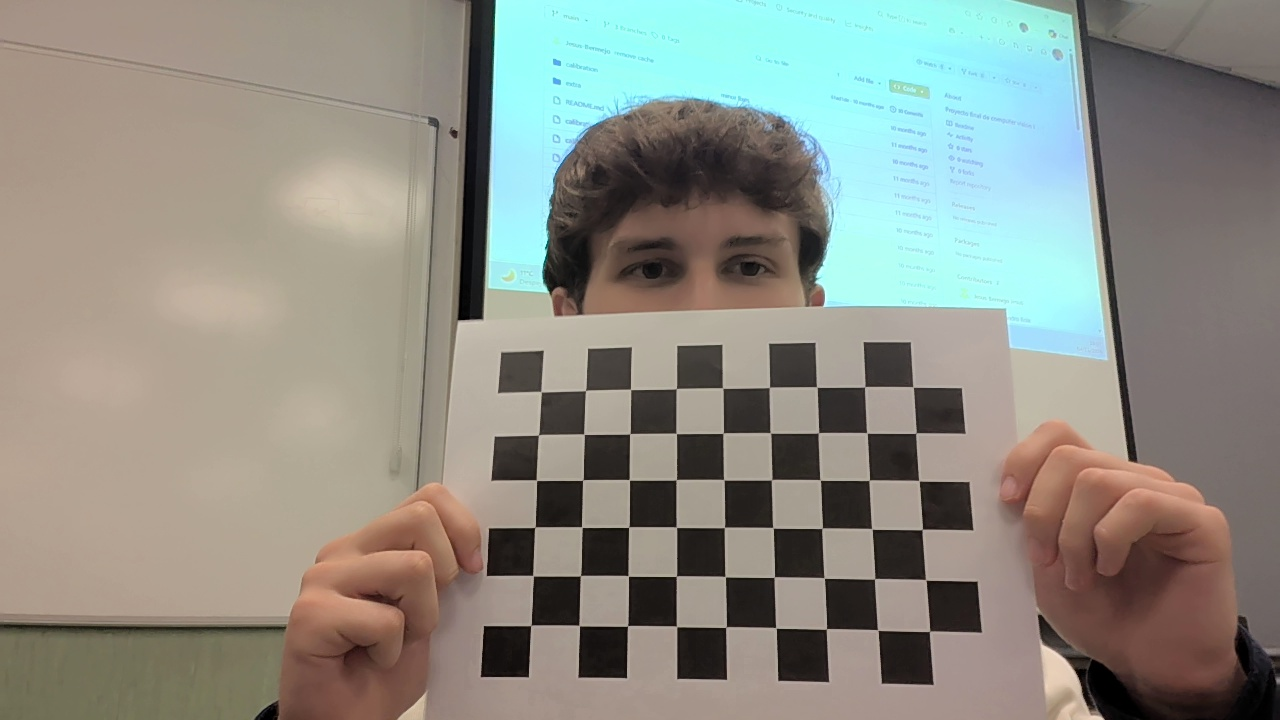
#> input picture fotos_damero/damero_01.jpg, 1280 x 720 px; its folder holds 4 pictures in this run
$ python calibrar_camara.py
#> lines starting #> are read from the running program, lines starting #| are printed output that depends on the picture
# -*- coding: utf-8 -*-
"""
CALIBRACIÓN DE UNA CÁMARA A PARTIR DE FOTOS DE UN DAMERO
=========================================================

Uso:
    1. Pon las fotos del damero en la carpeta "fotos_damero" (junto a este .py).
    2. Ajusta TAMANO_DAMERO y TAMANO_CUADRO si tu damero es distinto.
    3. Ejecuta:  python calibrar_camara.py

Resultado:
    - Imprime por pantalla la matriz intrínseca K, los coeficientes de
      distorsión, el error RMS de reproyección y los extrínsecos de cada foto.
    - Guarda todo en "resultados_calibracion/":
        * calibracion.txt         -> resumen legible
        * calibracion.npz         -> K, D, rvecs, tvecs (para cargar con np.load)
        * esquinas/               -> fotos con las esquinas detectadas dibujadas
        * sin_distorsion/         -> fotos corregidas con la calibración obtenida

Requisitos:  pip install opencv-python numpy
"""

import os
import glob
import sys

import cv2
import numpy as np


# ---------------------------------------------------------------------------
# PARÁMETROS (cámbialos si tu damero es distinto)
# ---------------------------------------------------------------------------
# Nº de esquinas INTERIORES (columnas, filas). No es el nº de cuadros:
# un damero de 9x7 cuadros tiene 8x6 esquinas interiores.
TAMANO_DAMERO = (9, 6)

# Lado de cada cuadro en mm (las unidades de los tvecs saldrán en mm)
TAMANO_CUADRO = 23.0

CARPETA_FOTOS = "fotos_damero"
CARPETA_RESULTADOS = "resultados_calibracion"

# Criterio de parada para refinar las esquinas a nivel subpíxel
CRITERIO_SUBPIX = (cv2.TERM_CRITERIA_EPS + cv2.TERM_CRITERIA_MAX_ITER, 30, 0.01)


# ---------------------------------------------------------------------------
# FUNCIONES
# ---------------------------------------------------------------------------
def cargar_rutas(carpeta):
    """Devuelve las rutas de todas las imágenes de la carpeta, ordenadas."""
#> called with carpeta = 'fotos_damero'
    extensiones = ("*.jpg", "*.jpeg", "*.png", "*.bmp", "*.tif", "*.tiff")
    rutas = []
    for ext in extensiones:
        rutas += glob.glob(os.path.join(carpeta, ext))
        rutas += glob.glob(os.path.join(carpeta, ext.upper()))
#> pass 2 of the loop in cargar_rutas, `for ext in extensiones:`:
#> pass 3 of the loop in cargar_rutas, `for ext in extensiones:`:
#> the loop made 6 passes; the first 3 are shown
    return sorted(set(rutas))


def puntos_damero_3d(tamano_damero, lado):
    """Coordenadas 3D (en mm) de las esquinas del damero, con Z = 0."""
    columnas, filas = tamano_damero
    puntos = np.zeros((columnas * filas, 3), np.float32)
    puntos[:, :2] = np.mgrid[0:columnas, 0:filas].T.reshape(-1, 2) * lado
    return puntos


def detectar_esquinas(img_gris, tamano_damero):
    """Busca las esquinas del damero y las refina a nivel subpíxel."""
    flags = (cv2.CALIB_CB_ADAPTIVE_THRESH
             + cv2.CALIB_CB_NORMALIZE_IMAGE
             + cv2.CALIB_CB_FAST_CHECK)
    encontrado, esquinas = cv2.findChessboardCorners(img_gris, tamano_damero, flags)
    if not encontrado:
        return False, None
    # La ventana de refinado se adapta al tamaño del cuadro en la foto
    # (~1/4 del lado del cuadro): fija y grande falla en fotos pequeñas.
    pts = esquinas.reshape(-1, 2)
    lado_px = np.median(np.linalg.norm(pts[1:tamano_damero[0]] - pts[:tamano_damero[0] - 1], axis=1))
    w = int(np.clip(lado_px / 4, 2, 11))
    esquinas = cv2.cornerSubPix(img_gris, esquinas, (w, w), (-1, -1), CRITERIO_SUBPIX)
    return True, esquinas


def error_por_imagen(puntos_3d, puntos_2d, rvecs, tvecs, K, D):
    """Error RMS de reproyección (en px) de cada imagen por separado."""
    errores = []
    for p3d, p2d, rvec, tvec in zip(puntos_3d, puntos_2d, rvecs, tvecs):
        proyectados, _ = cv2.projectPoints(p3d, rvec, tvec, K, D)
        dif = proyectados.reshape(-1, 2) - p2d.reshape(-1, 2)
        errores.append(np.sqrt(np.mean(np.sum(dif ** 2, axis=1))))
    return errores


# ---------------------------------------------------------------------------
# PROGRAMA PRINCIPAL
# ---------------------------------------------------------------------------
def main():
    # Trabajar siempre desde la carpeta donde está el script
    os.chdir(os.path.dirname(os.path.abspath(__file__)))
    np.set_printoptions(precision=4, suppress=True)

    # 1. Cargar fotos ---------------------------------------------------------
    rutas = cargar_rutas(CARPETA_FOTOS)
    if not rutas:
        os.makedirs(CARPETA_FOTOS, exist_ok=True)
        sys.exit(f"No hay imágenes en '{CARPETA_FOTOS}/'. Pon ahí las fotos del damero y vuelve a ejecutar.")
    print(f"Imágenes encontradas: {len(rutas)}")
    print(f"Damero: {TAMANO_DAMERO[0]}x{TAMANO_DAMERO[1]} esquinas interiores, cuadro de {TAMANO_CUADRO} mm\n")

    os.makedirs(os.path.join(CARPETA_RESULTADOS, "esquinas"), exist_ok=True)
    os.makedirs(os.path.join(CARPETA_RESULTADOS, "sin_distorsion"), exist_ok=True)

    patron_3d = puntos_damero_3d(TAMANO_DAMERO, TAMANO_CUADRO)
    puntos_3d, puntos_2d, nombres_validos = [], [], []
    tamano_imagen = None

    # 2. Detectar esquinas en cada foto ---------------------------------------
    for ruta in rutas:
        nombre = os.path.basename(ruta)
        img = cv2.imread(ruta)
#> img is the input picture: shape (720, 1280, 3); mean B, G, R 132.6, 141.3, 140.9
        if img is None:
            print(f"  [X] {nombre}: no se pudo leer")
            continue

        gris = cv2.cvtColor(img, cv2.COLOR_BGR2GRAY)
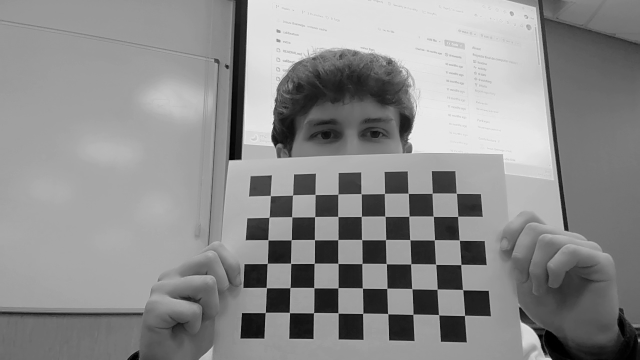
#> gris: shape (720, 1280) (shown at 1/2 size); min 0, max 247, mean 140.2
        tam = gris.shape[::-1]  # (ancho, alto)
        if tamano_imagen is None:
            tamano_imagen = tam
        elif tam != tamano_imagen:
            print(f"  [X] {nombre}: tamaño {tam} distinto de {tamano_imagen}, se descarta")
            continue

        ok, esquinas = detectar_esquinas(gris, TAMANO_DAMERO)
#> in detectar_esquinas, `encontrado, esquinas = cv2.findChessboardCorners(img_gris, tamano_dame..`: encontrado = True; esquinas = 54 rows, first 8: [540.9, 391.6], [585.5, 390.6], [630.5, 389.4], [676.3, 388.5], [722.6, 388], [769.4, 387.4], [816.6, 387], [864.7, 386.8]
#> in detectar_esquinas, `pts = esquinas.reshape(-1, 2)`: pts = 54 pairs, first value 530.7 to 929.5, second value 386.8 to 631.4
#> in detectar_esquinas, `lado_px = np.median(np.linalg.norm(pts[1:tamano_damero[0]] - pts[:tama..`: lado_px = 46.52
#> in detectar_esquinas, `w = int(np.clip(lado_px / 4, 2, 11))`: w = 11
#> in detectar_esquinas, `esquinas = cv2.cornerSubPix(img_gris, esquinas, (w, w), (-1, -1), CRIT..`: esquinas = 54 rows, first 8: [541.2, 391.7], [585.6, 390.5], [630.6, 389.4], [676.3, 388.6], [722.7, 388.1], [769.4, 387.4], [816.8, 387.1], [864.7, 386.8]
#> ok = True
        if not ok:
            print(f"  [X] {nombre}: damero NO detectado")
            continue

        print(f"  [OK] {nombre}")
        puntos_3d.append(patron_3d)
        puntos_2d.append(esquinas)
        nombres_validos.append(nombre)

        dibujo = cv2.drawChessboardCorners(img.copy(), TAMANO_DAMERO, esquinas, ok)
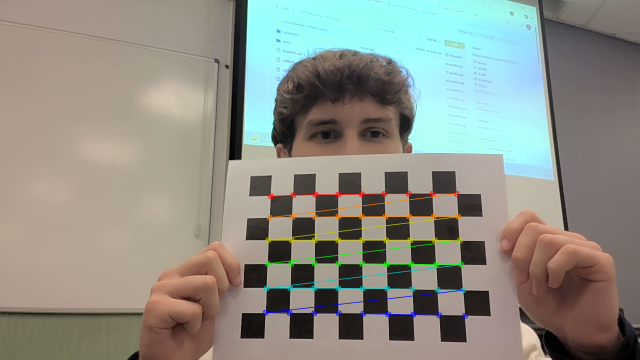
#> dibujo: shape (720, 1280, 3) (shown at 1/2 size); mean B, G, R 132.4, 141.5, 140.8
        cv2.imwrite(os.path.join(CARPETA_RESULTADOS, "esquinas", nombre), dibujo)
#> pass 2 of the loop in main, `for ruta in rutas:`:
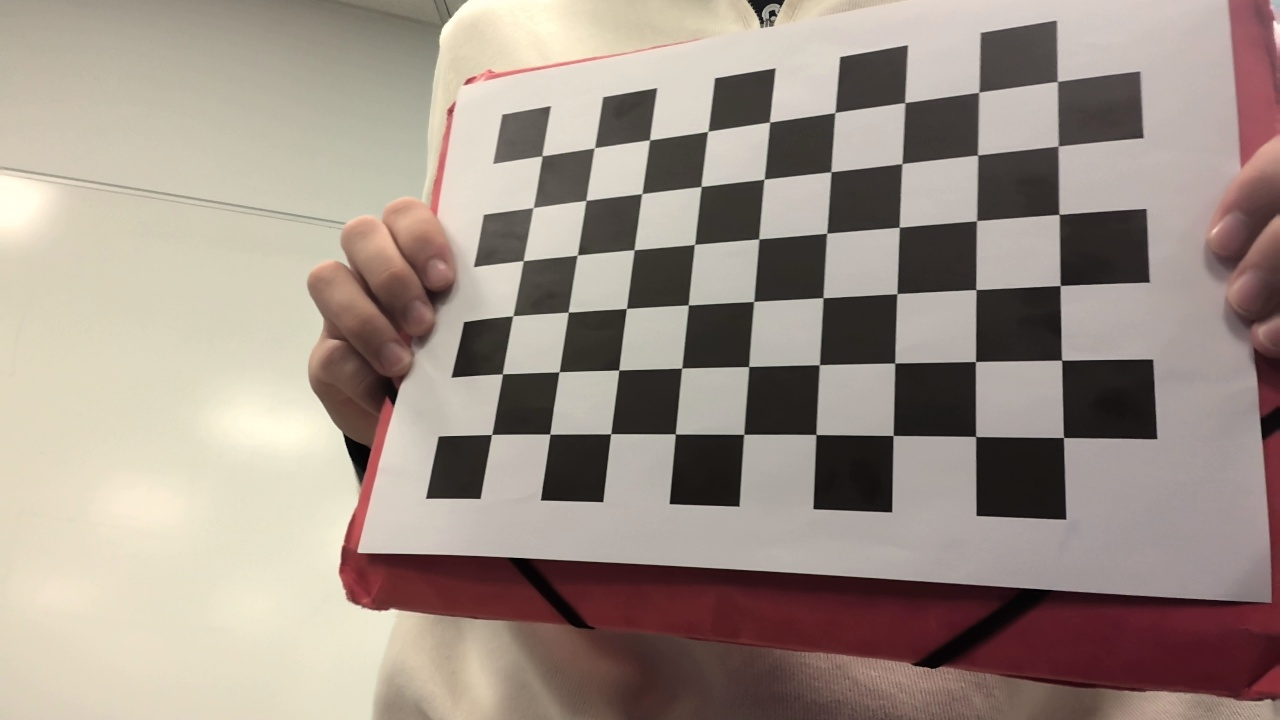
#> input picture fotos_damero/damero_02.jpg, 1280 x 720 px
#> in main, img is the input picture: shape (720, 1280, 3); mean B, G, R 135.7, 145.5, 158.7
#> in main, `gris = cv2.cvtColor(img, cv2.COLOR_BGR2GRAY)`:
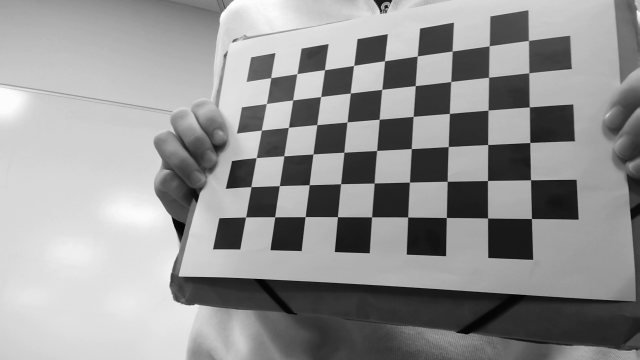
#> gris: shape (720, 1280) (shown at 1/2 size); min 0, max 253, mean 148.3
#> in detectar_esquinas (call 2), `encontrado, esquinas = cv2.findChessboardCorners(img_gris, tamano_dame..`: esquinas = 54 rows, first 8: [541.9, 155.9], [594.4, 147.8], [649.5, 140], [707.7, 131.4], [769.7, 121.9], [834.9, 112.5], [904.9, 102.6], [978.9, 92.44]
#> in detectar_esquinas (call 2), `esquinas = cv2.cornerSubPix(img_gris, esquinas, (w, w), (-1, -1), CRIT..`: esquinas = 54 rows, first 8: [542.1, 155.8], [594.4, 147.8], [649.5, 139.8], [707.8, 131.3], [769.5, 122.1], [834.9, 112.5], [904.8, 102.5], [978.7, 92.26]
#> pass 3 of the loop in main, `for ruta in rutas:`:
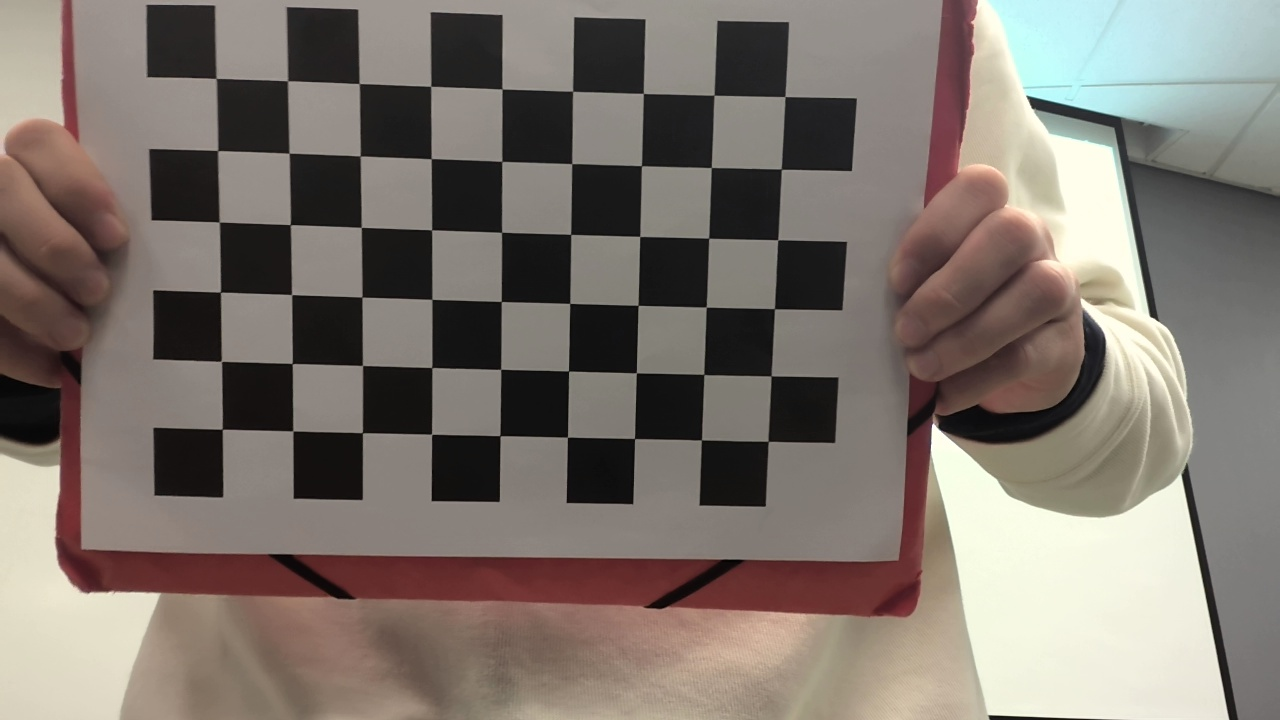
#> input picture fotos_damero/damero_03.jpg, 1280 x 720 px
#> in main, img is the input picture: shape (720, 1280, 3); mean B, G, R 110.1, 117.5, 126.2
#> in main, `gris = cv2.cvtColor(img, cv2.COLOR_BGR2GRAY)`:
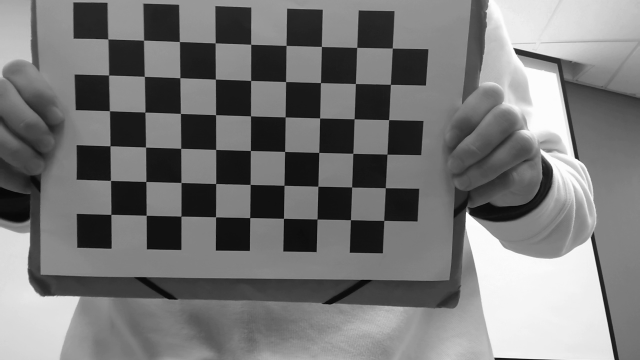
#> gris: shape (720, 1280) (shown at 1/2 size); min 2, max 255, mean 119.2
#> in detectar_esquinas (call 3), `encontrado, esquinas = cv2.findChessboardCorners(img_gris, tamano_dame..`: esquinas = 54 rows, first 8: [216.2, 78.05], [287.5, 80.88], [359.1, 83.38], [430.8, 86.1], [502, 89.01], [572.9, 91.09], [643.3, 93.2], [714, 95]
#> in detectar_esquinas (call 3), `esquinas = cv2.cornerSubPix(img_gris, esquinas, (w, w), (-1, -1), CRIT..`: esquinas = 54 rows, first 8: [216.2, 78.43], [287.5, 80.78], [359.2, 83.55], [430.7, 86.32], [502, 89.02], [572.6, 91.25], [643.3, 93.42], [714, 95.23]
#> the loop made 4 passes; the first 3 are shown

    print(f"\nDetecciones válidas: {len(nombres_validos)} / {len(rutas)}")
    if len(nombres_validos) < 3:
        sys.exit("Se necesitan al menos 3 fotos con el damero detectado (mejor 10-20). "
                 "Revisa TAMANO_DAMERO (esquinas INTERIORES) o la calidad de las fotos.")

    # 3. Calibrar -------------------------------------------------------------
    rms, K, D, rvecs, tvecs = cv2.calibrateCamera(puntos_3d, puntos_2d, tamano_imagen, None, None)

    # Extrínsecos [R | t] de cada foto
    extrinsecos = [np.hstack((cv2.Rodrigues(r)[0], t)) for r, t in zip(rvecs, tvecs)]
    errores = error_por_imagen(puntos_3d, puntos_2d, rvecs, tvecs, K, D)

    # Parámetros "físicos" derivados de K
    fx, fy, cx, cy = K[0, 0], K[1, 1], K[0, 2], K[1, 2]
    fovx, fovy, _, _, _ = cv2.calibrationMatrixValues(K, tamano_imagen, 0, 0)

    # 4. Mostrar resultados ---------------------------------------------------
    lineas = []
    lineas.append("=" * 60)
    lineas.append("RESULTADOS DE LA CALIBRACIÓN")
    lineas.append("=" * 60)
    lineas.append(f"Imágenes usadas: {len(nombres_validos)} / {len(rutas)}")
    lineas.append(f"Resolución: {tamano_imagen[0]} x {tamano_imagen[1]} px")
    lineas.append(f"Damero: {TAMANO_DAMERO} esquinas interiores, cuadro {TAMANO_CUADRO} mm\n")
    lineas.append(f"Error RMS de reproyección: {rms:.4f} px  "
                  f"({'bueno' if rms < 0.5 else 'mejorable: revisa fotos borrosas o mal detectadas'})\n")
    lineas.append("Matriz intrínseca K:")
    lineas.append(str(K) + "\n")
    lineas.append(f"  fx = {fx:.2f} px   fy = {fy:.2f} px")
    lineas.append(f"  cx = {cx:.2f} px   cy = {cy:.2f} px")
    lineas.append(f"  Campo de visión: {fovx:.2f}° (horizontal) x {fovy:.2f}° (vertical)\n")
    d = D.ravel()
    lineas.append("Coeficientes de distorsión [k1, k2, p1, p2, k3]:")
    lineas.append(str(d) + "\n")
    lineas.append("Error de reproyección por imagen (px):")
    for nombre, e in zip(nombres_validos, errores):
        lineas.append(f"  {nombre:30s} {e:.4f}{'   <-- alto' if e > 2 * rms else ''}")
    lineas.append("\nExtrínsecos [R | t] de cada imagen (t en mm):")
    for nombre, E in zip(nombres_validos, extrinsecos):
        lineas.append(f"  {nombre}:")
        lineas.append("    " + str(E).replace("\n", "\n    "))

    texto = "\n".join(lineas)
    print("\n" + texto)

    # 5. Guardar resultados ---------------------------------------------------
    with open(os.path.join(CARPETA_RESULTADOS, "calibracion.txt"), "w", encoding="utf-8") as f:
        f.write(texto)
    np.savez(os.path.join(CARPETA_RESULTADOS, "calibracion.npz"),
             K=K, D=D, rms=rms, rvecs=np.array(rvecs), tvecs=np.array(tvecs),
             tamano_imagen=np.array(tamano_imagen), imagenes=np.array(nombres_validos))

    # Imágenes corregidas (quitando la distorsión)
    K_nueva, roi = cv2.getOptimalNewCameraMatrix(K, D, tamano_imagen, 1, tamano_imagen)
    for ruta in rutas:
        img = cv2.imread(ruta)
        if img is None or img.shape[1::-1] != tamano_imagen:
            continue
        corregida = cv2.undistort(img, K, D, None, K_nueva)
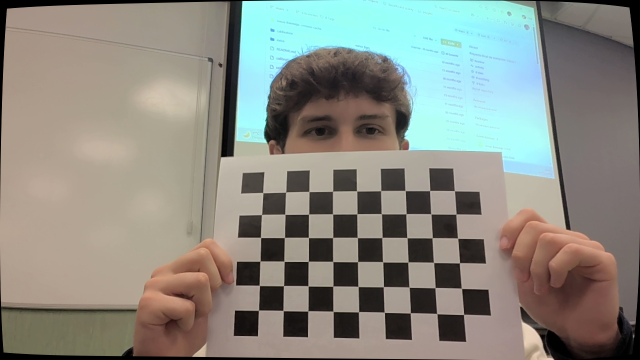
#> corregida: shape (720, 1280, 3) (shown at 1/2 size); mean B, G, R 129.9, 138.3, 137.8
        cv2.imwrite(os.path.join(CARPETA_RESULTADOS, "sin_distorsion", os.path.basename(ruta)), corregida)
#> pass 2 of the loop in main, `for ruta in rutas:`:
#> in main, `corregida = cv2.undistort(img, K, D, None, K_nueva)`:
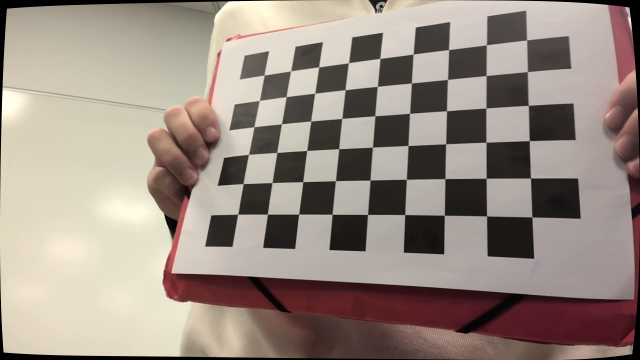
#> corregida: shape (720, 1280, 3) (shown at 1/2 size); mean B, G, R 131.7, 141.1, 154
#> pass 3 of the loop in main, `for ruta in rutas:`:
#> in main, `corregida = cv2.undistort(img, K, D, None, K_nueva)`:
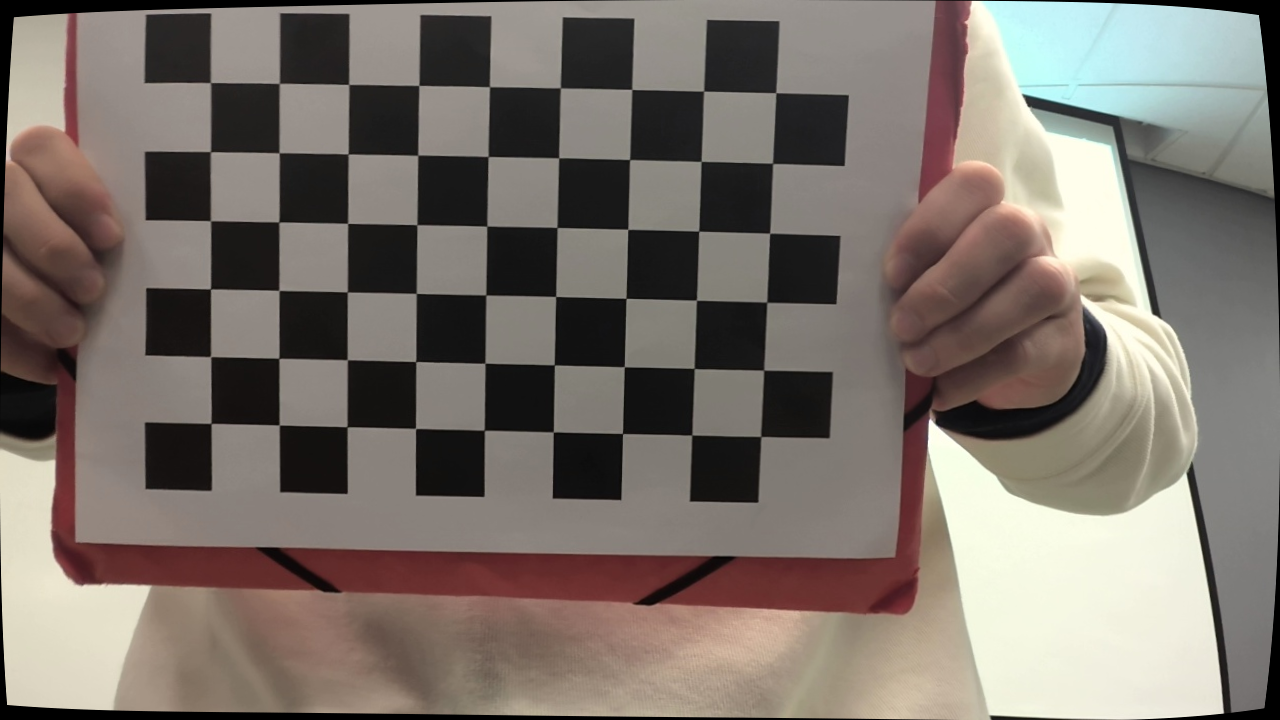
#> corregida: shape (720, 1280, 3); mean B, G, R 107.8, 115.1, 123.7
#> the loop made 4 passes; the first 3 are shown

    print(f"\nResultados guardados en '{CARPETA_RESULTADOS}/'")


if __name__ == "__main__":
    main()
    print("hecho")
